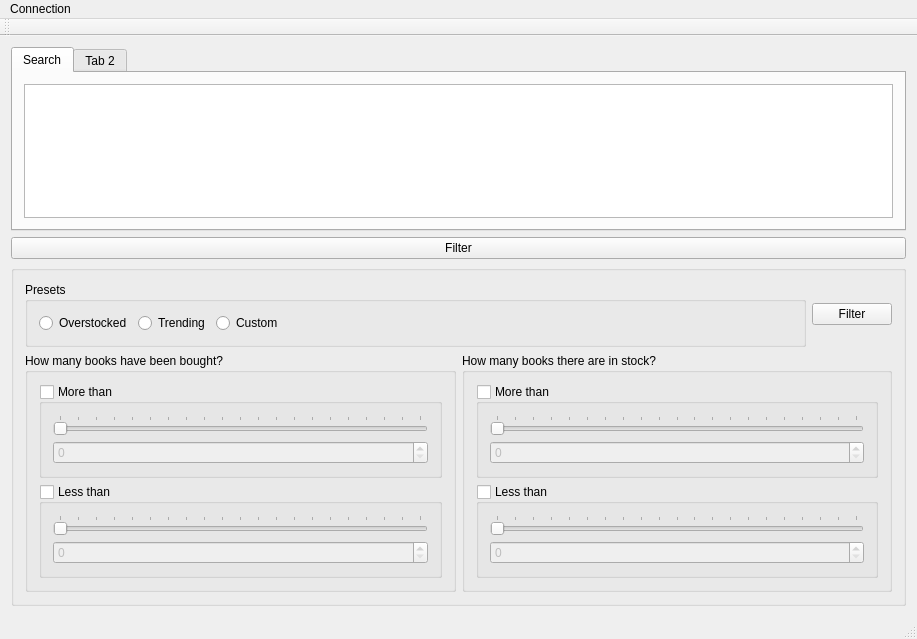
<?xml version="1.0" encoding="UTF-8"?>
<ui version="4.0">
 <class>MainWindow</class>
 <widget class="QMainWindow" name="MainWindow">
  <property name="geometry">
   <rect>
    <x>0</x>
    <y>0</y>
    <width>917</width>
    <height>639</height>
   </rect>
  </property>
  <property name="windowTitle">
   <string>MainWindow</string>
  </property>
  <widget class="QWidget" name="centralWidget">
   <property name="minimumSize">
    <size>
     <width>778</width>
     <height>0</height>
    </size>
   </property>
   <layout class="QVBoxLayout" name="verticalLayout_8">
    <item>
     <widget class="QTabWidget" name="tabWidget">
      <property name="enabled">
       <bool>true</bool>
      </property>
      <property name="currentIndex">
       <number>0</number>
      </property>
      <widget class="QWidget" name="tab">
       <attribute name="title">
        <string>Search</string>
       </attribute>
       <layout class="QHBoxLayout" name="horizontalLayout_3">
        <item>
         <widget class="QTableView" name="tableView">
          <property name="editTriggers">
           <set>QAbstractItemView::NoEditTriggers</set>
          </property>
          <property name="alternatingRowColors">
           <bool>false</bool>
          </property>
          <property name="selectionMode">
           <enum>QAbstractItemView::SingleSelection</enum>
          </property>
          <property name="selectionBehavior">
           <enum>QAbstractItemView::SelectRows</enum>
          </property>
          <property name="gridStyle">
           <enum>Qt::DashLine</enum>
          </property>
         </widget>
        </item>
       </layout>
      </widget>
      <widget class="QWidget" name="tab_2">
       <attribute name="title">
        <string>Tab 2</string>
       </attribute>
      </widget>
     </widget>
    </item>
    <item>
     <widget class="QPushButton" name="filterToggleButton">
      <property name="text">
       <string>Filter</string>
      </property>
      <property name="checkable">
       <bool>true</bool>
      </property>
      <property name="flat">
       <bool>false</bool>
      </property>
     </widget>
    </item>
    <item>
     <widget class="QGroupBox" name="filterGroupBox">
      <property name="title">
       <string/>
      </property>
      <property name="flat">
       <bool>true</bool>
      </property>
      <layout class="QVBoxLayout" name="verticalLayout_6">
       <item>
        <layout class="QHBoxLayout" name="horizontalLayout_4">
         <item>
          <widget class="QGroupBox" name="presetsGroupBox">
           <property name="title">
            <string>Presets</string>
           </property>
           <layout class="QHBoxLayout" name="horizontalLayout">
            <item>
             <widget class="QRadioButton" name="overstockedRadioButton">
              <property name="sizePolicy">
               <sizepolicy hsizetype="Maximum" vsizetype="Fixed">
                <horstretch>0</horstretch>
                <verstretch>0</verstretch>
               </sizepolicy>
              </property>
              <property name="text">
               <string>Overstocked</string>
              </property>
             </widget>
            </item>
            <item>
             <widget class="QRadioButton" name="trendingRadioButton">
              <property name="sizePolicy">
               <sizepolicy hsizetype="Maximum" vsizetype="Fixed">
                <horstretch>0</horstretch>
                <verstretch>0</verstretch>
               </sizepolicy>
              </property>
              <property name="text">
               <string>Trending</string>
              </property>
             </widget>
            </item>
            <item>
             <widget class="QRadioButton" name="customRadioButton">
              <property name="text">
               <string>Custom</string>
              </property>
             </widget>
            </item>
            <item>
             <spacer name="horizontalSpacer">
              <property name="orientation">
               <enum>Qt::Horizontal</enum>
              </property>
              <property name="sizeHint" stdset="0">
               <size>
                <width>40</width>
                <height>20</height>
               </size>
              </property>
             </spacer>
            </item>
           </layout>
          </widget>
         </item>
         <item>
          <widget class="QPushButton" name="filterButton">
           <property name="text">
            <string>Filter</string>
           </property>
          </widget>
         </item>
        </layout>
       </item>
       <item>
        <layout class="QHBoxLayout" name="horizontalLayout_2">
         <item>
          <widget class="QGroupBox" name="boughtGroupBox">
           <property name="title">
            <string>How many books have been bought?</string>
           </property>
           <layout class="QVBoxLayout" name="verticalLayout_5">
            <item>
             <widget class="QGroupBox" name="boughtMoreThanBox">
              <property name="sizePolicy">
               <sizepolicy hsizetype="Preferred" vsizetype="Maximum">
                <horstretch>0</horstretch>
                <verstretch>0</verstretch>
               </sizepolicy>
              </property>
              <property name="title">
               <string>More than</string>
              </property>
              <property name="flat">
               <bool>false</bool>
              </property>
              <property name="checkable">
               <bool>true</bool>
              </property>
              <property name="checked">
               <bool>false</bool>
              </property>
              <layout class="QVBoxLayout" name="verticalLayout_2">
               <item>
                <widget class="QSlider" name="boughtMoreThenSlider">
                 <property name="maximum">
                  <number>20</number>
                 </property>
                 <property name="orientation">
                  <enum>Qt::Horizontal</enum>
                 </property>
                 <property name="tickPosition">
                  <enum>QSlider::TicksAbove</enum>
                 </property>
                 <property name="tickInterval">
                  <number>1</number>
                 </property>
                </widget>
               </item>
               <item>
                <widget class="QSpinBox" name="boughtMoreThenSpin">
                 <property name="maximum">
                  <number>20</number>
                 </property>
                </widget>
               </item>
              </layout>
             </widget>
            </item>
            <item>
             <widget class="QGroupBox" name="boughtLessThanBox">
              <property name="sizePolicy">
               <sizepolicy hsizetype="Preferred" vsizetype="Maximum">
                <horstretch>0</horstretch>
                <verstretch>0</verstretch>
               </sizepolicy>
              </property>
              <property name="title">
               <string>Less than</string>
              </property>
              <property name="flat">
               <bool>false</bool>
              </property>
              <property name="checkable">
               <bool>true</bool>
              </property>
              <property name="checked">
               <bool>false</bool>
              </property>
              <layout class="QVBoxLayout" name="verticalLayout">
               <item>
                <widget class="QSlider" name="boughtLessThenSlider">
                 <property name="maximum">
                  <number>20</number>
                 </property>
                 <property name="orientation">
                  <enum>Qt::Horizontal</enum>
                 </property>
                 <property name="tickPosition">
                  <enum>QSlider::TicksAbove</enum>
                 </property>
                 <property name="tickInterval">
                  <number>1</number>
                 </property>
                </widget>
               </item>
               <item>
                <widget class="QSpinBox" name="boughtLessThenSpin">
                 <property name="maximum">
                  <number>20</number>
                 </property>
                </widget>
               </item>
              </layout>
             </widget>
            </item>
           </layout>
          </widget>
         </item>
         <item>
          <widget class="QGroupBox" name="stockGroupBox">
           <property name="title">
            <string>How many books there are in stock?</string>
           </property>
           <layout class="QVBoxLayout" name="verticalLayout_7">
            <item>
             <widget class="QGroupBox" name="instockMoreThanBox">
              <property name="sizePolicy">
               <sizepolicy hsizetype="Preferred" vsizetype="Fixed">
                <horstretch>0</horstretch>
                <verstretch>0</verstretch>
               </sizepolicy>
              </property>
              <property name="title">
               <string>More than</string>
              </property>
              <property name="flat">
               <bool>false</bool>
              </property>
              <property name="checkable">
               <bool>true</bool>
              </property>
              <property name="checked">
               <bool>false</bool>
              </property>
              <layout class="QVBoxLayout" name="verticalLayout_4">
               <item>
                <widget class="QSlider" name="instockMoreThenSlider">
                 <property name="maximum">
                  <number>20</number>
                 </property>
                 <property name="orientation">
                  <enum>Qt::Horizontal</enum>
                 </property>
                 <property name="tickPosition">
                  <enum>QSlider::TicksAbove</enum>
                 </property>
                 <property name="tickInterval">
                  <number>1</number>
                 </property>
                </widget>
               </item>
               <item>
                <widget class="QSpinBox" name="instockMoreThenSpin">
                 <property name="maximum">
                  <number>20</number>
                 </property>
                </widget>
               </item>
              </layout>
             </widget>
            </item>
            <item>
             <widget class="QGroupBox" name="instockLessThanBox">
              <property name="sizePolicy">
               <sizepolicy hsizetype="Preferred" vsizetype="Fixed">
                <horstretch>0</horstretch>
                <verstretch>0</verstretch>
               </sizepolicy>
              </property>
              <property name="title">
               <string>Less than</string>
              </property>
              <property name="flat">
               <bool>false</bool>
              </property>
              <property name="checkable">
               <bool>true</bool>
              </property>
              <property name="checked">
               <bool>false</bool>
              </property>
              <layout class="QVBoxLayout" name="verticalLayout_3">
               <item>
                <widget class="QSlider" name="instockLessThenSlider">
                 <property name="maximum">
                  <number>20</number>
                 </property>
                 <property name="orientation">
                  <enum>Qt::Horizontal</enum>
                 </property>
                 <property name="tickPosition">
                  <enum>QSlider::TicksAbove</enum>
                 </property>
                 <property name="tickInterval">
                  <number>1</number>
                 </property>
                </widget>
               </item>
               <item>
                <widget class="QSpinBox" name="instockLessThenSpin">
                 <property name="maximum">
                  <number>20</number>
                 </property>
                </widget>
               </item>
              </layout>
             </widget>
            </item>
           </layout>
          </widget>
         </item>
        </layout>
       </item>
      </layout>
     </widget>
    </item>
   </layout>
  </widget>
  <widget class="QMenuBar" name="menuBar">
   <property name="geometry">
    <rect>
     <x>0</x>
     <y>0</y>
     <width>917</width>
     <height>25</height>
    </rect>
   </property>
   <widget class="QMenu" name="menuConnection">
    <property name="title">
     <string>Connection</string>
    </property>
    <addaction name="actionReconnect"/>
    <addaction name="actionDisconnect"/>
   </widget>
   <addaction name="menuConnection"/>
  </widget>
  <widget class="QToolBar" name="mainToolBar">
   <property name="movable">
    <bool>true</bool>
   </property>
   <property name="toolButtonStyle">
    <enum>Qt::ToolButtonTextOnly</enum>
   </property>
   <property name="floatable">
    <bool>false</bool>
   </property>
   <attribute name="toolBarArea">
    <enum>TopToolBarArea</enum>
   </attribute>
   <attribute name="toolBarBreak">
    <bool>false</bool>
   </attribute>
  </widget>
  <widget class="QStatusBar" name="statusBar"/>
  <action name="actionReconnect">
   <property name="text">
    <string>Reconnect</string>
   </property>
  </action>
  <action name="actionDisconnect">
   <property name="text">
    <string>Disconnect</string>
   </property>
  </action>
 </widget>
 <layoutdefault spacing="6" margin="11"/>
 <resources/>
 <connections>
  <connection>
   <sender>boughtLessThenSlider</sender>
   <signal>valueChanged(int)</signal>
   <receiver>boughtLessThenSpin</receiver>
   <slot>setValue(int)</slot>
   <hints>
    <hint type="sourcelabel">
     <x>526</x>
     <y>290</y>
    </hint>
    <hint type="destinationlabel">
     <x>526</x>
     <y>290</y>
    </hint>
   </hints>
  </connection>
  <connection>
   <sender>boughtLessThenSpin</sender>
   <signal>valueChanged(int)</signal>
   <receiver>boughtLessThenSlider</receiver>
   <slot>setValue(int)</slot>
   <hints>
    <hint type="sourcelabel">
     <x>526</x>
     <y>290</y>
    </hint>
    <hint type="destinationlabel">
     <x>526</x>
     <y>290</y>
    </hint>
   </hints>
  </connection>
  <connection>
   <sender>boughtMoreThenSlider</sender>
   <signal>valueChanged(int)</signal>
   <receiver>boughtMoreThenSpin</receiver>
   <slot>setValue(int)</slot>
   <hints>
    <hint type="sourcelabel">
     <x>526</x>
     <y>194</y>
    </hint>
    <hint type="destinationlabel">
     <x>526</x>
     <y>194</y>
    </hint>
   </hints>
  </connection>
  <connection>
   <sender>boughtMoreThenSpin</sender>
   <signal>valueChanged(int)</signal>
   <receiver>boughtMoreThenSlider</receiver>
   <slot>setValue(int)</slot>
   <hints>
    <hint type="sourcelabel">
     <x>526</x>
     <y>194</y>
    </hint>
    <hint type="destinationlabel">
     <x>526</x>
     <y>194</y>
    </hint>
   </hints>
  </connection>
  <connection>
   <sender>instockLessThenSlider</sender>
   <signal>valueChanged(int)</signal>
   <receiver>instockLessThenSpin</receiver>
   <slot>setValue(int)</slot>
   <hints>
    <hint type="sourcelabel">
     <x>694</x>
     <y>371</y>
    </hint>
    <hint type="destinationlabel">
     <x>694</x>
     <y>402</y>
    </hint>
   </hints>
  </connection>
  <connection>
   <sender>instockLessThenSpin</sender>
   <signal>valueChanged(int)</signal>
   <receiver>instockLessThenSlider</receiver>
   <slot>setValue(int)</slot>
   <hints>
    <hint type="sourcelabel">
     <x>694</x>
     <y>402</y>
    </hint>
    <hint type="destinationlabel">
     <x>694</x>
     <y>371</y>
    </hint>
   </hints>
  </connection>
  <connection>
   <sender>instockMoreThenSlider</sender>
   <signal>valueChanged(int)</signal>
   <receiver>instockMoreThenSpin</receiver>
   <slot>setValue(int)</slot>
   <hints>
    <hint type="sourcelabel">
     <x>694</x>
     <y>275</y>
    </hint>
    <hint type="destinationlabel">
     <x>694</x>
     <y>306</y>
    </hint>
   </hints>
  </connection>
  <connection>
   <sender>instockMoreThenSpin</sender>
   <signal>valueChanged(int)</signal>
   <receiver>instockMoreThenSlider</receiver>
   <slot>setValue(int)</slot>
   <hints>
    <hint type="sourcelabel">
     <x>694</x>
     <y>306</y>
    </hint>
    <hint type="destinationlabel">
     <x>694</x>
     <y>275</y>
    </hint>
   </hints>
  </connection>
  <connection>
   <sender>filterToggleButton</sender>
   <signal>toggled(bool)</signal>
   <receiver>filterGroupBox</receiver>
   <slot>setVisible(bool)</slot>
   <hints>
    <hint type="sourcelabel">
     <x>463</x>
     <y>304</y>
    </hint>
    <hint type="destinationlabel">
     <x>463</x>
     <y>471</y>
    </hint>
   </hints>
  </connection>
 </connections>
</ui>
